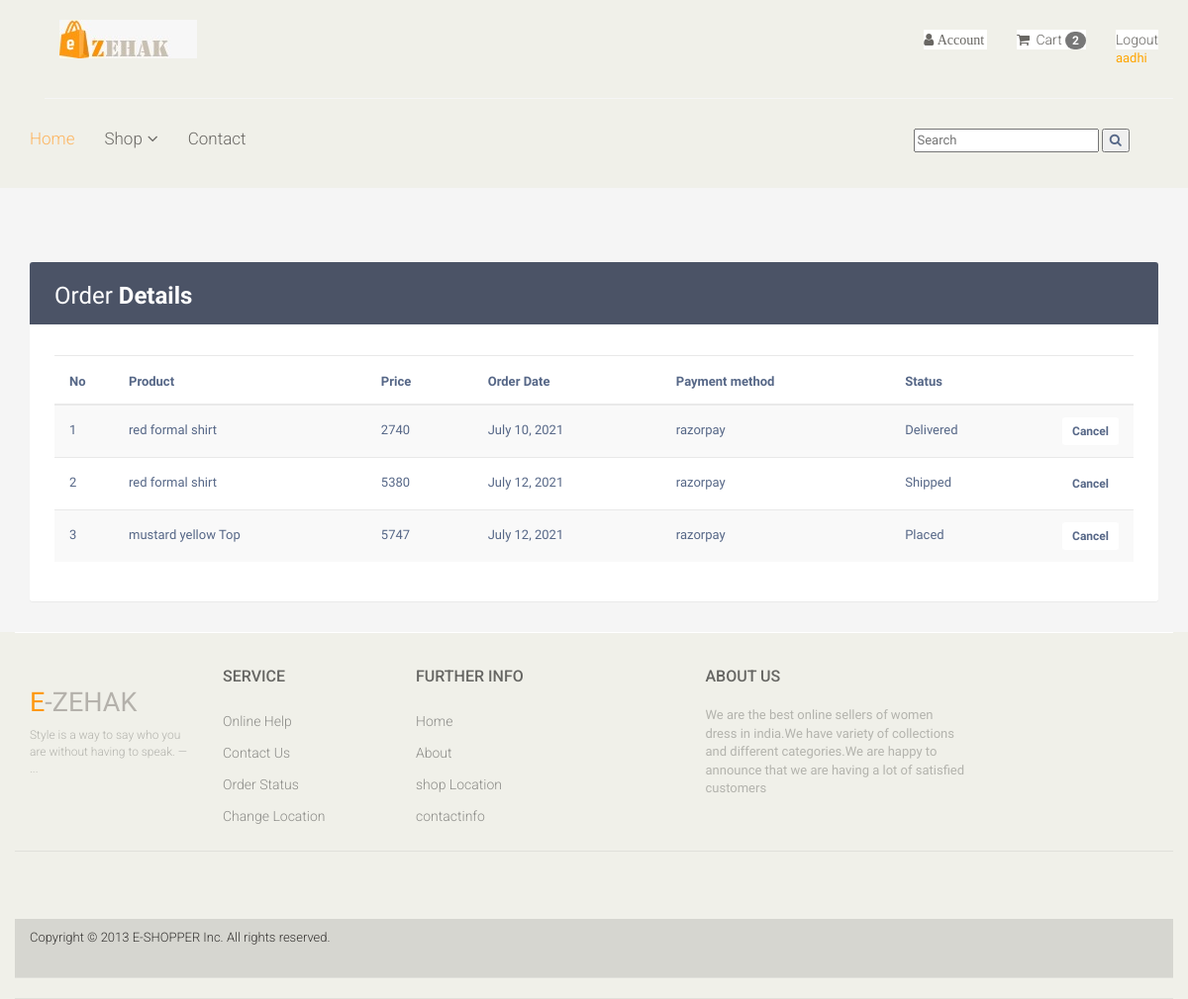
Page /myorder (signed in) on the earlier database version.
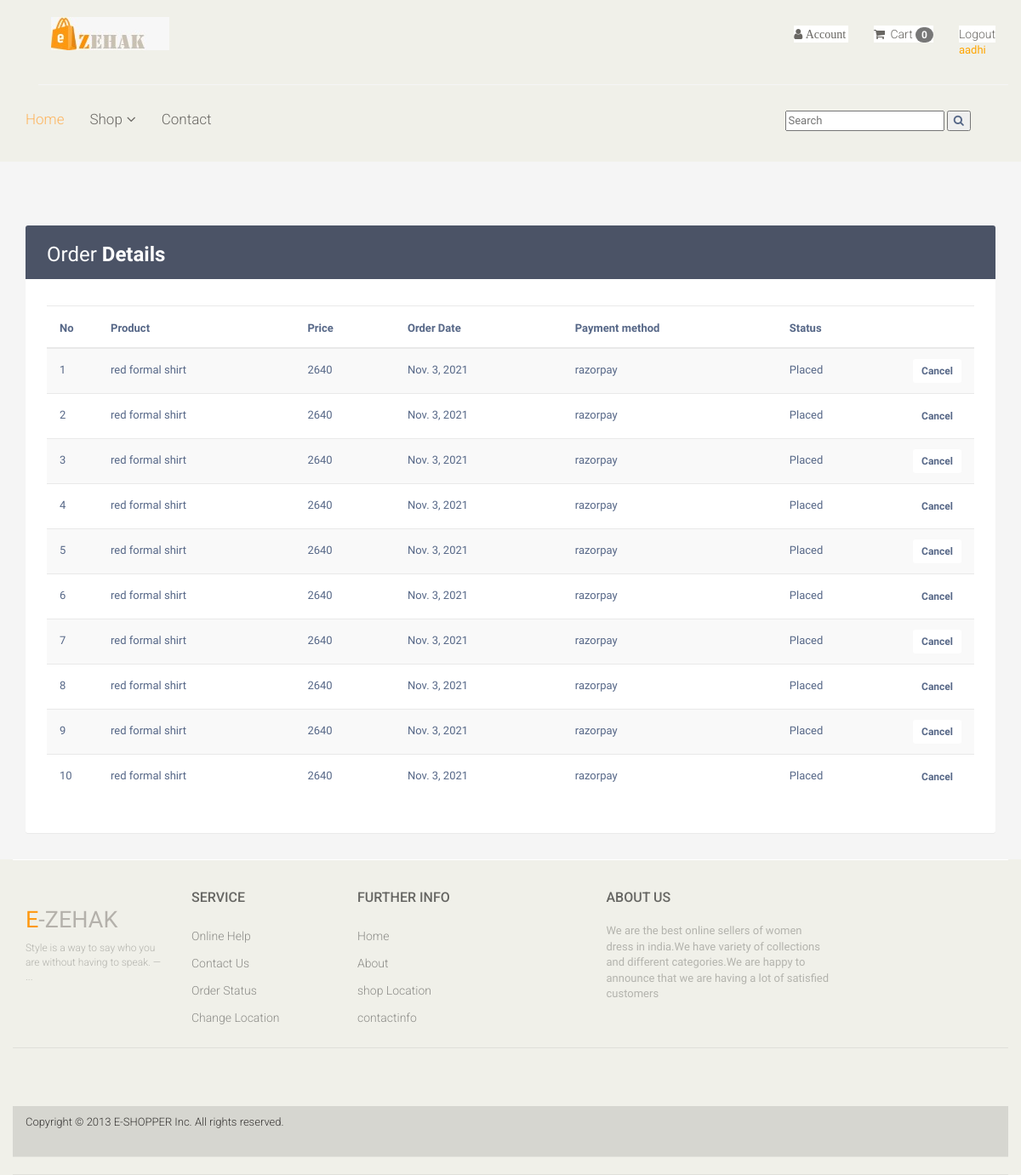
Same page on the later database version.
### zehak/models.py (models this page shows, shortened)
class Order(models.Model):
    STATUS = {
        ('Placed','Placed'),
        ('Cancelled','Cancelled'),
        ('Shipped','Shipped'),
        ('Delivered','Delivered'),
        ('Returned','Returned')
    }
    PAYMENT_STATUS = {
        ('Success','Success'),
        ('Failed','Failed'),
        ('Pending','Pending'),
    }
    user = models.ForeignKey(User,on_delete=models.CASCADE)
    item = models.ForeignKey(Product,on_delete=models.CASCADE)
    order_id = models.UUIDField(default=uuid.uuid4, unique=True, db_index=True, editable=False)
    price = models.IntegerField()
    address = models.ForeignKey(Address,on_delete=models.CASCADE,null=True)
    order_date = models.DateField(auto_now_add=True)
    order_time = models.TimeField(auto_now_add=True)
    status = models.CharField(max_length=20,choices=STATUS,default='Placed')
    payment_status = models.CharField(max_length=20,choices=PAYMENT_STATUS,default='Success')
    pay_method = models.CharField(max_length=100,default=100)

### week8/models.py (models this page shows, shortened)
class Product(models.Model):
    image1 = models.ImageField(upload_to='photos/productimages')
    image2 = models.ImageField(upload_to='photos/productimages')
    image3 = models.ImageField(upload_to='photos/productimages',blank=True)
    image4 = models.ImageField(upload_to='photos/productimages',blank=True)
    brand = models.CharField(max_length=50)
    productname = models.CharField(max_length=50,unique=True)
    category = models.ForeignKey(Category,on_delete=models.CASCADE)
    price = models.IntegerField()
    offers = models.IntegerField(default=0)
    newprice = models.IntegerField(default=0)
    size = models.ManyToManyField(Size, default='s')
    stock = models.IntegerField()

### zehak/views.py (the view)
# urls.py: path('myorder',views.myorder,name='myorder'),
def myorder(request):
    user=request.user
    order = Order.objects.filter(user=user)
    context = {
        'user': user,
        'order' : order,
        }
    return render(request,"user/myorder.html",context)

### zehak/context_processor.py (called while the page is built)
def counter(request):
    cart_count = 0
    if 'admin' in request.path:
        return {}
    else:
        try:
            cart_items = CartItem.objects.all().filter(user=request.user)
            for cart_item in cart_items:
                cart_count += 1
        except TypeError:
            cart_count = 0
    return dict(cart_count=cart_count)

### templates/user/myorder.html (shortened to what the changed rows need)
{% load static %}
<!DOCTYPE html>
<html lang="en">
<head>
    <link href="{% static 'user/css/bootstrap.min.css' %}" rel="stylesheet">
    <link href="{% static 'user/css/font-awesome.min.css' %}" rel="stylesheet">
    <link href="{% static 'user/css/prettyPhoto.css' %}" rel="stylesheet">
    <link href="{% static 'user/css/price-range.css' %}" rel="stylesheet">
    <link href="{% static 'user/css/animate.css' %}" rel="stylesheet">
	<link href="{% static 'user/css/main.css' %}" rel="stylesheet">
	<link href="{% static 'user/css/responsive.css' %}" rel="stylesheet">
	<link rel="stylesheet" href="https://maxcdn.bootstrapcdn.com/font-awesome/4.7.0/css/font-awesome.min.css">
	<link rel="stylesheet" href="https://maxcdn.bootstrapcdn.com/bootstrap/3.3.7/css/bootstrap.min.css">
</head>
<body>
	<header id="header">
		<div class="header_top">
			<div class="container">
				<div class="row">
					<div class="col-sm-6">
						<div class="contactinfo">
							<ul class="nav nav-pills">
		<div class="header-middle">
			<div class="container">
				<div class="row">
					<div class="col-md-8 clearfix">
						<div class="shop-menu clearfix pull-right">
							<ul class="nav navbar-nav">
								<li><a href="{% url 'cart'  %}"><i class="fa fa-shopping-cart"></i> Cart
									<span class='badge badge-warning' id='lblCartCount'>{{ cart_count }}</span>
								</a></li>
							</ul>
						</div>
					</div>
				</div>
			</div>
		</div>
	</header>
	<div class="container">
        <div class="table-wrapper">
            <div class="table-title">
                <div class="row">
                    <div class="col-sm-4">
						<h2>Order <b>Details</b></h2>
					</div>
                </div>
            </div>
            <table class="table table-striped table-hover">
                <thead>
                    <tr>
                        <th>No</th>
                        <th>Product</th>
						<th>Price</th>
						<th>Order Date</th>
                        <th>Payment method</th>
						<th>Status</th>
						<th>    </th>
                    </tr>
                </thead>
                <tbody>
                    {% for order in order %}
                    <tr>
                        <td>{{ forloop.counter }}</td>
                        <td>{{ order.item.productname }}</td>
						<td>{{ order.price }}</td>
                        <td>{{ order.order_date }}</td>
						<td><span >{{ order.pay_method }}</span></td>
						<td>{{ order.status }}</td>
						<td><button class="btn btn-sm btn-danger" ><a href="{% url 'delete_order' order.id %}">Cancel</a></button></td>
                    </tr>
                    {% endfor %}
                </tbody>
            </table>
        </div>
    </div>
	<footer id="footer">
		<div class="footer-top">
			<div class="container">
				<div class="row">
					<div class="col-sm-2">
						<div class="companyinfo">
							<h2><span>e</span>-ZEHAK</h2>
						</div>
					</div>
		<div class="footer-widget">
			<div class="container">
				<div class="row">
					<div class="col-sm-2">
						<div class="single-widget">
							<h2>Service</h2>
						</div>
					</div>
					<div class="col-sm-2">
						<div class="single-widget">
							<h2>Further info</h2>
						</div>
					</div>
					<div class="col-sm-3 col-sm-offset-1">
						<div class="single-widget">
							<h2>About Us</h2>
						</div>
					</div>
				</div>
			</div>
		</div>
	</footer>
</body>
</html>
<!-- {% load static %}

Differences in the rows shown:
removed Order: item.productname "red formal shirt", price "2740", order_date "July 10, 2021", pay_method "razorpay", status "Delivered"
removed Order: item.productname "red formal shirt", price "5380", order_date "July 12, 2021", pay_method "razorpay", status "Shipped"
removed Order: item.productname "mustard yellow Top", price "5747", order_date "July 12, 2021", pay_method "razorpay", status "Placed"
added Order: item.productname "red formal shirt", price "2640", order_date "Nov. 3, 2021", pay_method "razorpay", status "Placed"
added Order: item.productname "red formal shirt", price "2640", order_date "Nov. 3, 2021", pay_method "razorpay", status "Placed"
added Order: item.productname "red formal shirt", price "2640", order_date "Nov. 3, 2021", pay_method "razorpay", status "Placed"
added Order: item.productname "red formal shirt", price "2640", order_date "Nov. 3, 2021", pay_method "razorpay", status "Placed"
added Order: item.productname "red formal shirt", price "2640", order_date "Nov. 3, 2021", pay_method "razorpay", status "Placed"
added Order: item.productname "red formal shirt", price "2640", order_date "Nov. 3, 2021", pay_method "razorpay", status "Placed"
added Order: item.productname "red formal shirt", price "2640", order_date "Nov. 3, 2021", pay_method "razorpay", status "Placed"
added Order: item.productname "red formal shirt", price "2640", order_date "Nov. 3, 2021", pay_method "razorpay", status "Placed"
added Order: item.productname "red formal shirt", price "2640", order_date "Nov. 3, 2021", pay_method "razorpay", status "Placed"
added Order: item.productname "red formal shirt", price "2640", order_date "Nov. 3, 2021", pay_method "razorpay", status "Placed"
Other differences:
{{ cart_count }}: "2" → "0"
